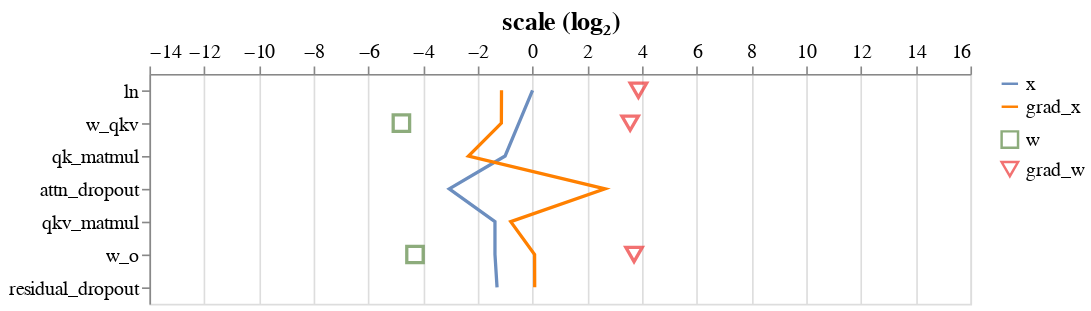

Here is the notebook cell this chart was saved with:
### Code cell
attention = Attention(config).apply(init_weights(glorot_init))
analyse_attn(attention, config)

### Figure 1 — Vega-Lite specification as saved in the notebook (floating-point values rounded to 4 significant figures)
{"config": {"view": {"continuousWidth": 400, "continuousHeight": 300}, "axis": {"labelFontSize": 12, "titleFontSize": 16}}, "layer": [{"data": {"name": "data-413dc4dd2f8390fa2fea33ec27d73093"}, "mark": "line", "encoding": {"color": {"field": "type", "legend": {"labelFontSize": 12, "symbolSize": 100, "title": ""}, "scale": {"range": ["#6C8EBF", "#FF8000"]}, "sort": "descending", "type": "nominal"}, "x": {"axis": {"orient": "top", "values": [-14.0, -12.0, -10.0, -8.0, -6.0, -4.0, -2.0, 0.0, 2.0, 4.0, 6.0, 8.0, 10.0, 12.0, 14.0, 16.0]}, "field": "scale (log₂)", "scale": {"domain": [-14.0, 16.0]}, "type": "quantitative"}, "y": {"field": "op", "sort": ["ln", "w_qkv", "qk_matmul", "attn_dropout", "qkv_matmul", "w_o", "residual_dropout"], "title": "", "type": "ordinal"}}}, {"data": {"name": "data-b9bd60af9deb56fe3e093618a5a750e5"}, "mark": {"type": "point", "size": 100}, "encoding": {"color": {"field": "type", "legend": {"labelFontSize": 12, "symbolSize": 100, "title": ""}, "scale": {"range": ["#5D8944", "#ED3434"]}, "sort": "descending", "type": "nominal"}, "shape": {"field": "type", "scale": {"range": ["square", "triangle-down"]}, "sort": "descending", "type": "nominal"}, "x": {"axis": {"orient": "top", "values": [-14.0, -12.0, -10.0, -8.0, -6.0, -4.0, -2.0, 0.0, 2.0, 4.0, 6.0, 8.0, 10.0, 12.0, 14.0, 16.0]}, "field": "scale (log₂)", "scale": {"domain": [-14.0, 16.0]}, "type": "quantitative"}, "y": {"field": "op", "sort": ["ln", "w_qkv", "qk_matmul", "attn_dropout", "qkv_matmul", "w_o", "residual_dropout"], "title": "", "type": "ordinal"}}}], "resolve": {"scale": {"color": "independent", "shape": "independent"}}, "width": 500, "$schema": "https://vega.github.io/schema/vega-lite/v4.17.0.json", "datasets": {"data-413dc4dd2f8390fa2fea33ec27d73093": [{"type": "x", "op": "ln", "scale (log₂)": -5.417e-06}, {"type": "x", "op": "w_qkv", "scale (log₂)": -0.5006}, {"type": "x", "op": "qk_matmul", "scale (log₂)": -1.003}, {"type": "x", "op": "attn_dropout", "scale (log₂)": -3.044}, {"type": "x", "op": "qkv_matmul", "scale (log₂)": -1.374}, {"type": "x", "op": "w_o", "scale (log₂)": -1.373}, {"type": "x", "op": "residual_dropout", "scale (log₂)": -1.298}, {"type": "grad_x", "op": "ln", "scale (log₂)": -1.134}, {"type": "grad_x", "op": "w_qkv", "scale (log₂)": -1.139}, {"type": "grad_x", "op": "qk_matmul", "scale (log₂)": -2.341}, {"type": "grad_x", "op": "attn_dropout", "scale (log₂)": 2.648}, {"type": "grad_x", "op": "qkv_matmul", "scale (log₂)": -0.7974}, {"type": "grad_x", "op": "w_o", "scale (log₂)": 0.07451}, {"type": "grad_x", "op": "residual_dropout", "scale (log₂)": 0.07818}], "data-b9bd60af9deb56fe3e093618a5a750e5": [{"type": "w", "op": "ln", "scale (log₂)": null}, {"type": "w", "op": "w_qkv", "scale (log₂)": -4.793}, {"type": "w", "op": "w_o", "scale (log₂)": -4.296}, {"type": "grad_w", "op": "ln", "scale (log₂)": 3.868}, {"type": "grad_w", "op": "w_qkv", "scale (log₂)": 3.566}, {"type": "grad_w", "op": "w_o", "scale (log₂)": 3.708}]}}
